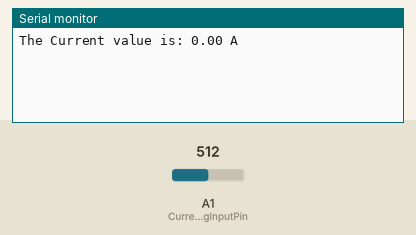
Simulated run of this sketch. Board: Arduino Uno, built with avr-gcc and run on an emulated ATmega328P. Parts: the last lines printed to the serial monitor. The test bench sets the inputs (shaded band); at power-on: A1 (CurrentAnalogInputPin) = 512.

Above: at 1.2 s.
1.3 s: A1 (CurrentAnalogInputPin) set to 716
At 2.7 s:
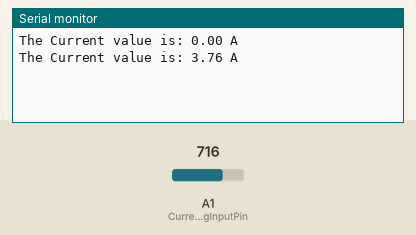
2.8 s: A1 (CurrentAnalogInputPin) set to 900
At 4.1 s:
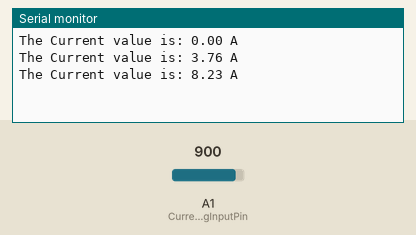
Timing chart, 0 to 5.8 s (numbered marks = the images above; inputs shaded):
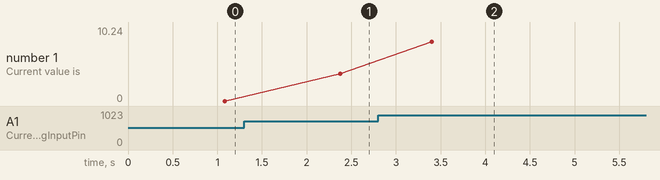

Measured:
- after the input at 1.3 s, the serial monitor: prints a new line after 1.1 s (image 1)
- after the input at 2.8 s, the serial monitor: prints a new line after 0.60 s (image 2)
- plotted number 1: 0 → 3.76 after the input at 1.3 s, 3.76 → 10.24 after the input at 2.8 s

The sketch:

solarDuino_DcMeasure-DC_Current_Module.ino
```cpp
// DC Current Sensor without LCD Display By Solarduino

// Note Summary
// Note :  Safety is very important when dealing with electricity. We take no responsibilities while you do it at your own risk.
// Note :  This DC Current Sensor Code is for ACS712 current module and Hall effect split core current transformer use.
// Note :  The value shown in Serial Monitor is refreshed every second and is the average value of 1000 sample readings.
// Note :  The current measured is the average value.
// Note :  The auto calibration (currentOffset) is using final value as reference.
// Note :  Press the SELECT button of the LCD Display Shield for auto calibration function.
// Note :  The unit provides reasonable accuracy and may not be comparable with other expensive branded and commercial product.
// Note :  All credit shall be given to Solarduino.

/*/////////////////////////////////////////////////////////////////////////////////////////////////////////////////////////////////////////////////////////////////////////////////////*/////////////*/


        /* 0- General */

        int decimalPrecision = 2;                      // decimal places for all values shown in LED Display & Serial Monitor


        /* 1- DC Current Measurement */

        int CurrentAnalogInputPin = A1;             // Which pin to measure Current Value (A0 is reserved for LCD Shield buttons function)
        float mVperAmpValue = 185;                  // If using ACS712 current module : for 5A module key in 185, for 20A module key in 100, for 30A module key in 66
                                                    // If using "Hall-Effect" Current Transformer, key in value using this formula: mVperAmp = maximum voltage range (in milli volt) / current rating of CT
                                                    /* For example, a 20A Hall-Effect Current Transformer rated at 20A, 2.5V +/- 0.625V, mVperAmp will be 625 mV / 20A = 31.25mV/A */
        float moduleMiddleVoltage = 2500;           /* when there is no reading, the voltage is at 2500mV;*/
        float moduleSupplyVoltage = 5000;           /* supply voltage to current sensor module, default 5000mV*/
        float currentSampleRead  = 0;               /* to read the value of a sample*/
        float currentLastSample  = 0;               /* to count time for each sample. Technically 1 milli second 1 sample is taken */
        float currentSampleSum   = 0;               /* accumulation of sample readings */
        float currentSampleCount = 0;               /* to count number of sample. */
        float currentMean ;                         /* to calculate the average value from all samples*/
        float finalCurrent ;                        /* the final current reading without adding offset value*/
        float finalCurrent2 ;                       /* the final current reading*/


        /* 1.1- DC Current Measurement */

              float currentOffset =0.00 ;           // to Offset deviation and accuracy. Offset any fake current when no current operates.
                                                    // Offset will automatically callibrate when SELECT Button on the LCD Display Shield is pressed.
                                                    // If you do not have LCD Display Shield, look into serial monitor to add or minus the value manually and key in here.
                                                    // 0.26 means add 0.26A to all current measured value.


void setup()                                        /* The Codes only run 1 time only when Arduino started.*/

  {

/* 0- General */

    Serial.begin(9600);                             /* In order to see value in serial monitor */

  }

void loop()                                         /* The Codes run repeatly over and over again.*/

  {

        /* 1- DC Current Measurement */

        if(millis() >= currentLastSample + 1 )                                                                /* every 1 milli second taking 1 reading */
          {
            currentSampleRead = analogRead(CurrentAnalogInputPin)-((moduleMiddleVoltage/moduleSupplyVoltage)*1024);      /* read the sample value */
            currentSampleSum = currentSampleSum + currentSampleRead ;                                         /* accumulate value with older sample readings*/
            currentSampleCount = currentSampleCount + 1;                                                      /* to move on to the next following count */
            currentLastSample = millis();                                                                     /* to reset the time again so that next cycle can start again*/
          }

        if(currentSampleCount == 1000)                                                                        /* after 1000 count or 1000 milli seconds (1 second), do the calculation and display value*/
          {
            currentMean = currentSampleSum/currentSampleCount;                                                /* calculate average value of all sample readings taken*/
            finalCurrent = (((currentMean /1024) *5000) /mVperAmpValue);                                      /* calculate the final RMS current*/
            finalCurrent2 = finalCurrent + currentOffset;
            Serial.print("The Current value is: ");
            Serial.print(finalCurrent2,decimalPrecision);
            Serial.println(" A ");
            currentSampleSum =0;                                                                              /* to reset accumulate sample values for the next cycle */
            currentSampleCount=0;                                                                             /* to reset number of sample for the next cycle */
          }


  }
```
